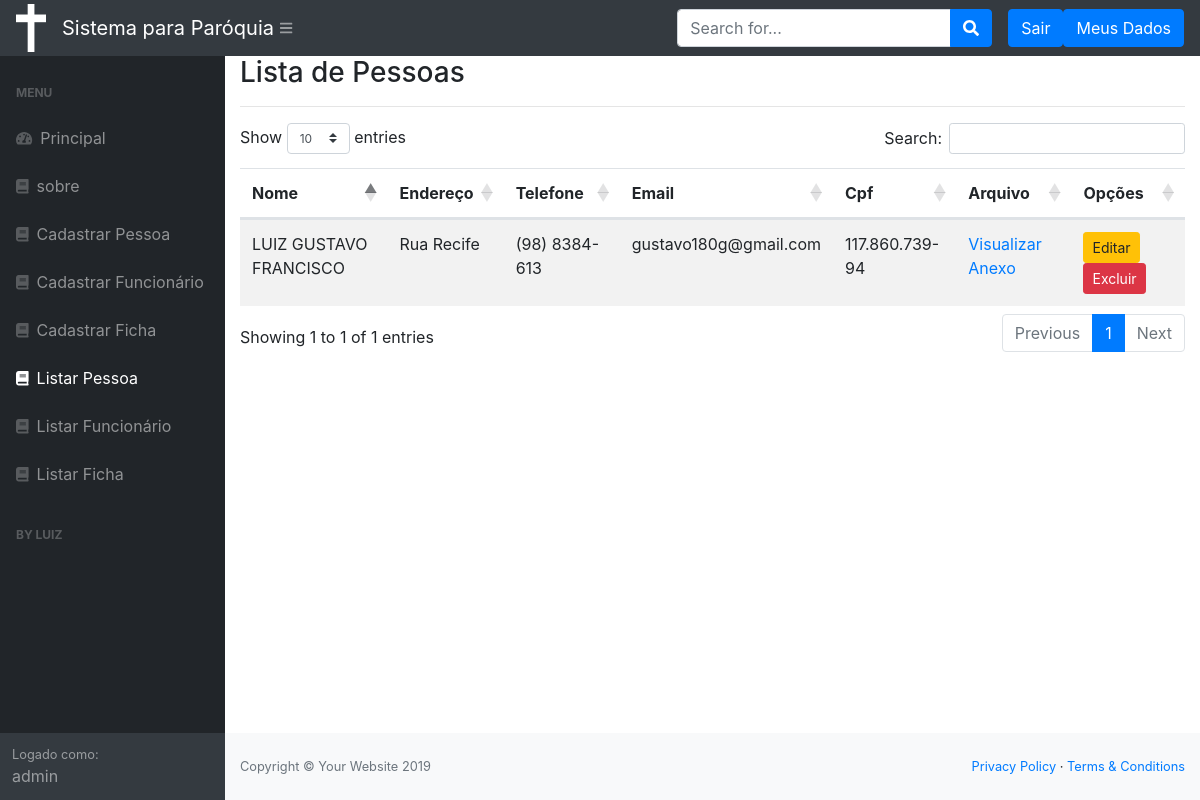
The app's page /listar/pessoa/ (signed in), older data.
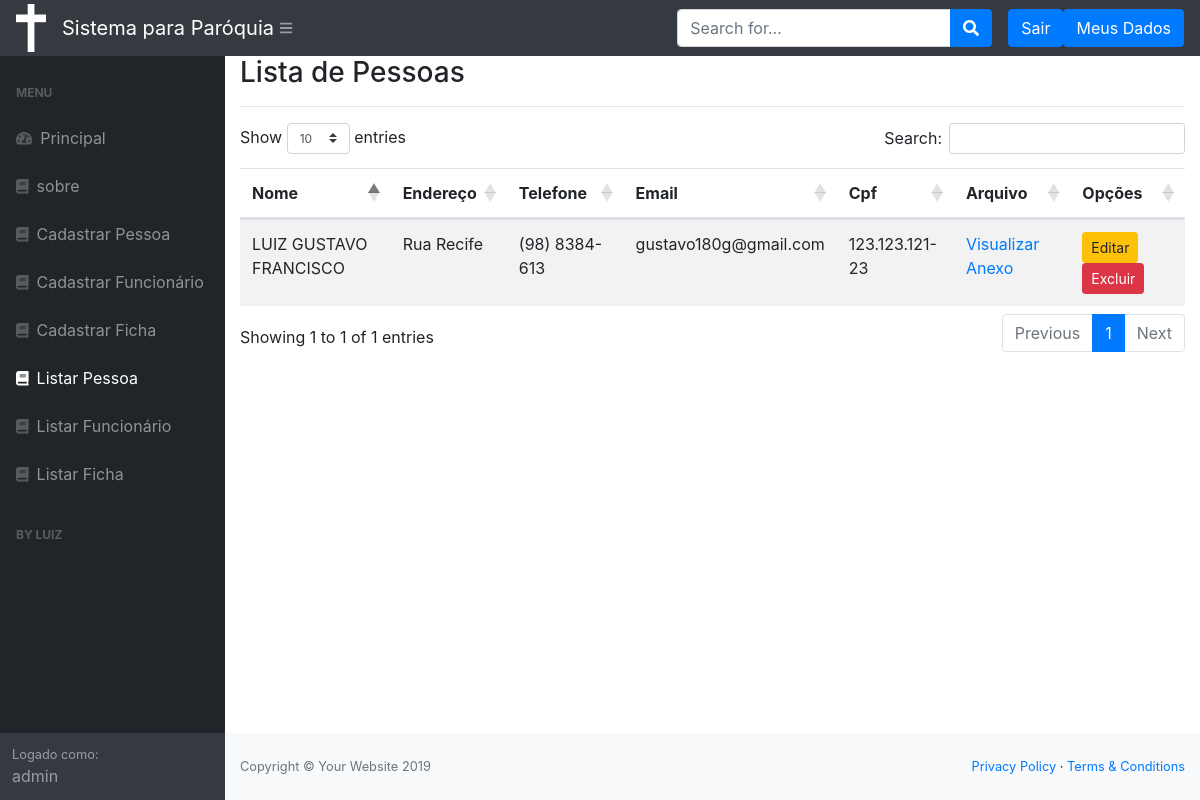
The same page, newer data.
### cadastros/models.py (models this page shows, shortened)
class Pessoa(models.Model):
    nome = models.CharField(max_length=50)
    endereco = models.CharField(max_length=50, verbose_name="Endereço", unique=True)
    telefone = models.CharField(max_length=50)
    email = models.CharField(max_length=50, unique=True)
    cpf = models.CharField(max_length=50)
    arquivo = models.FileField(upload_to='pdf/')

### cadastros/views.py (the view)
# urls.py: path('listar/pessoa/', PessoaList.as_view(), name="listar-pessoa"),
class PessoaList(LoginRequiredMixin, ListView):
    login_url = reverse_lazy('login')
    model = Pessoa
    template_name = 'cadastros/listas/pessoa.html'

### cadastros/templates/cadastros/listas/pessoa.html (shortened to what this page needs)
{% extends 'paginas/modelo.html' %}
{% load static %}
{% block conteudo %}
    <h3>Lista de Pessoas </h3>
<hr>
<div class="table-responsive">
    <table class="table table-striped" id="tabela_pessoa">
        <thead>
        <tr>
            <th>Nome</th>
            <th>Endereço</th>
            <th>Telefone</th>
            <th>Email</th>
            <th>Cpf</th>
            <th>Arquivo</th>
            <th>Opções</th>
        </tr>
    </thead>
    <tbody>
        {% for pessoa in object_list %}
        <tr>
            <td>{{ pessoa.nome }}</td>
            <td> {{ pessoa.endereco }} </td>
            <td> {{ pessoa.telefone }} </td>
            <td> {{ pessoa.email }} </td>
            <td> {{ pessoa.cpf }} </td>
            <td> <a href="{{ pessoa.arquivo.url }}"> Visualizar Anexo </a> </td>
            <td>
                <a href="{% url 'editar-pessoa' pessoa.pk %}" class="btn btn-warning btn-sm">Editar</a>
                <a href="{% url 'excluir-pessoa' pessoa.pk %}" class="btn btn-danger btn-sm">Excluir</a>
             </td>
        </tr>
        {% empty %}
        <tr>
            <td colspan="3">Nenhuma pessoa registrada!</td>
        </tr>
        {% endfor %}
    </tbody>
    </table>
</div>
{% endblock %}

Row changes from the older to the newer data that the page shows:
changed Pessoa "LUIZ GUSTAVO FRANCISCO": cpf "117.860.739-94" → "123.123.121-23"
